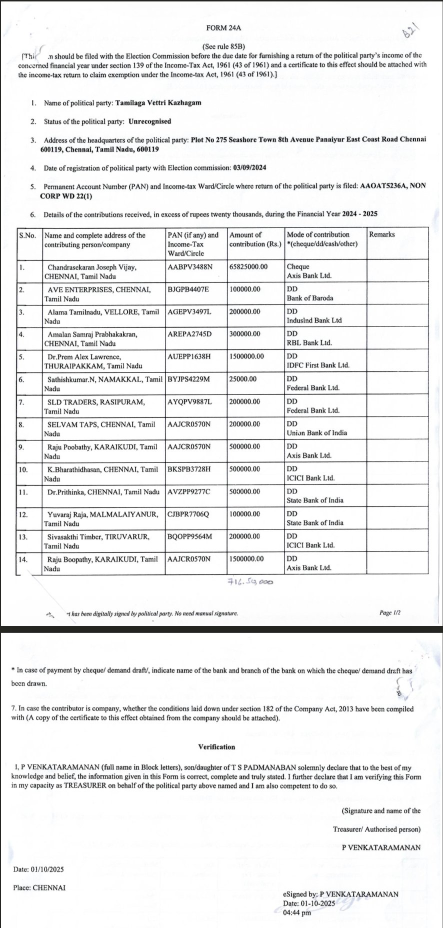
#> input picture data/derived/tvk/tvkfy2024-2025.jpg, 886 x 1856 px (shown at 1/2 size)
$ python -i parse_rupp_2025.py   (imports and definitions only)
#> lines starting #> are read from the running program, lines starting #| are printed output that depends on the picture; after the words box and inside, x2 and y2 are one past the last pixel; in counts of white or black regions, pixels touching at a corner belong together
#!/usr/bin/env python3
"""
Parse the scanned ECI Notification No.56/2025/PPS-III (10 Oct 2025).

  Table I(A): current Registered Unrecognized Political Parties (RUPPs)
  Table I(B): 334 RUPPs delisted (Aug 2025)
  Table I(C): 474 RUPPs delisted (Sep 2025)

Each English page is a ruled 3-column grid (Sl. No. | Name | Address). We find
the grid lines with OpenCV, then OCR every cell on its own with tesseract,
which keeps multi-line names intact. A table switch is detected when the serial
number restarts at 1.

Output: data/derived/rupp_2025_notification.json
"""
import os
import re
import json
import subprocess
import sys
import tempfile
from concurrent.futures import ThreadPoolExecutor

import cv2
import numpy as np

PDF = "data/raw/parties_pan_india/rupp_2025_10_10.pdf"
OUT = "data/derived/rupp_2025_notification.json"
RAW = "data/raw/ocr/rupp_2025_cells.json"
FIRST_PAGE, LAST_PAGE = 5, 134          # English half of the notification
TABLE_NAMES = ["I(A)", "I(B)", "I(C)"]
EXPECTED = {"I(A)": 2049, "I(B)": 334, "I(C)": 474}   # stated in the notification / last serial


# [25 lines left out: functions render, deskew, not called in this run]


def line_positions(mask, axis, min_frac):
    """Collapse a line mask into centre positions of lines along one axis."""
    proj = mask.sum(axis=axis) / 255
    span = mask.shape[axis]
    idx = np.where(proj > span * min_frac)[0]
    groups, cur = [], []
    for i in idx:
        if cur and i - cur[-1] > 6:
            groups.append(int(np.mean(cur)))
            cur = []
        cur.append(i)
    if cur:
        groups.append(int(np.mean(cur)))
    return groups


def grid(img):
    bw = cv2.adaptiveThreshold(255 - img, 255, cv2.ADAPTIVE_THRESH_MEAN_C, cv2.THRESH_BINARY, 15, -2)
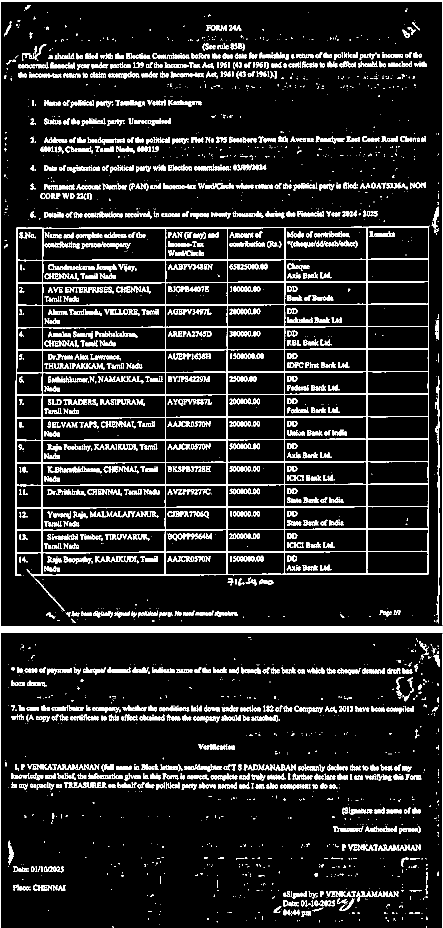
#> bw: shape (1856, 886) (shown at 1/2 size); 11.4% white; 3041 white regions (1403 under 20 px), largest, box (x1, y1, x2, y2) and area: (31, 453, 859, 1222) 42622, (0, 0, 886, 1856) 18740, (885, 4, 886, 1251) 1247
    h = cv2.morphologyEx(bw, cv2.MORPH_OPEN, cv2.getStructuringElement(cv2.MORPH_RECT, (img.shape[1] // 8, 1)))
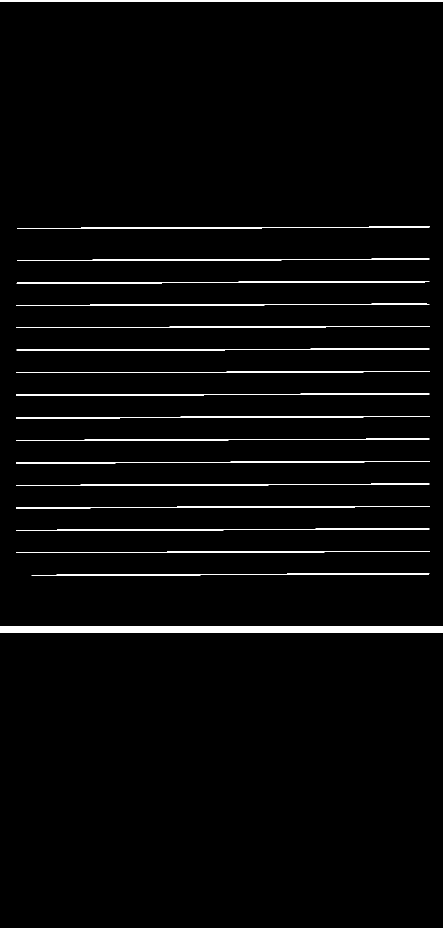
#> h: shape (1856, 886) (shown at 1/2 size); 2.7% white; 18 white regions, largest, box (x1, y1, x2, y2) and area: (0, 1252, 886, 1266) 12404, (0, 0, 886, 3) 2658, (32, 1012, 859, 1017) 1987
    v = cv2.morphologyEx(bw, cv2.MORPH_OPEN, cv2.getStructuringElement(cv2.MORPH_RECT, (1, img.shape[0] // 40)))
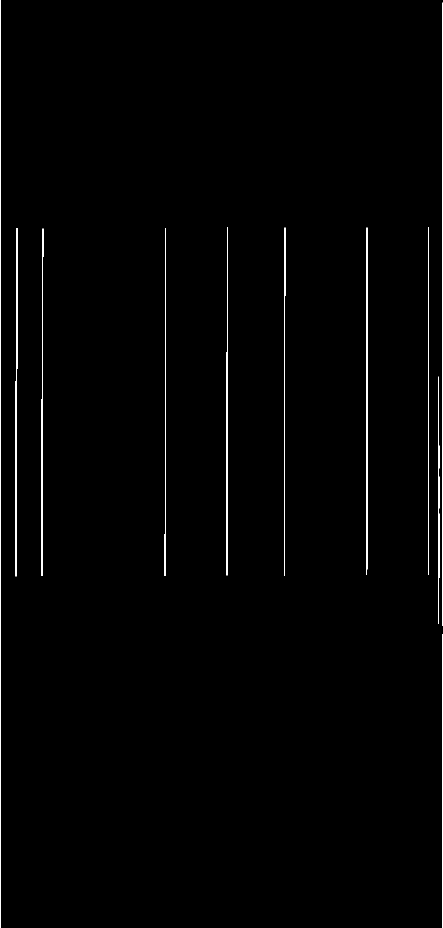
#> v: shape (1856, 886) (shown at 1/2 size); 1% white; 11 white regions, largest, box (x1, y1, x2, y2) and area: (0, 0, 2, 1856) 3712, (31, 456, 36, 1153) 1913, (329, 456, 332, 1152) 1471
    h = cv2.dilate(h, np.ones((3, 3), np.uint8))
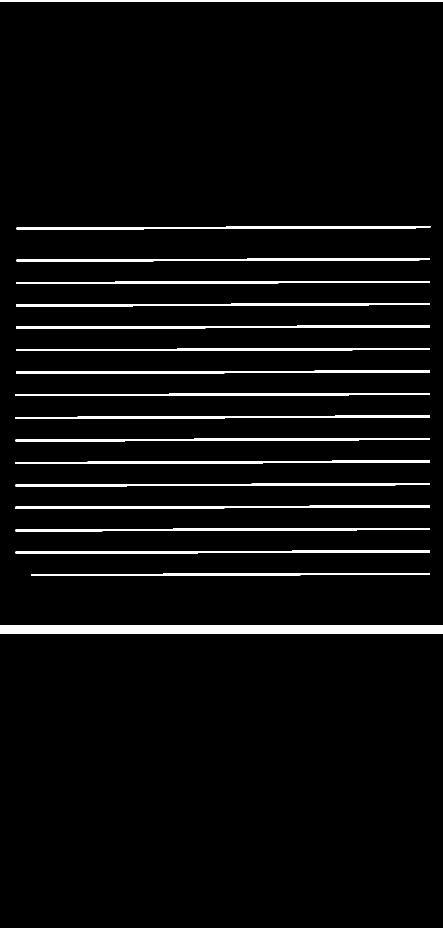
#> h: shape (1856, 886) (shown at 1/2 size); 4.5% white; 18 white regions, largest, box (x1, y1, x2, y2) and area: (0, 1251, 886, 1267) 14176, (31, 1011, 860, 1018) 3655, (33, 452, 861, 459) 3606
    v = cv2.dilate(v, np.ones((3, 3), np.uint8))
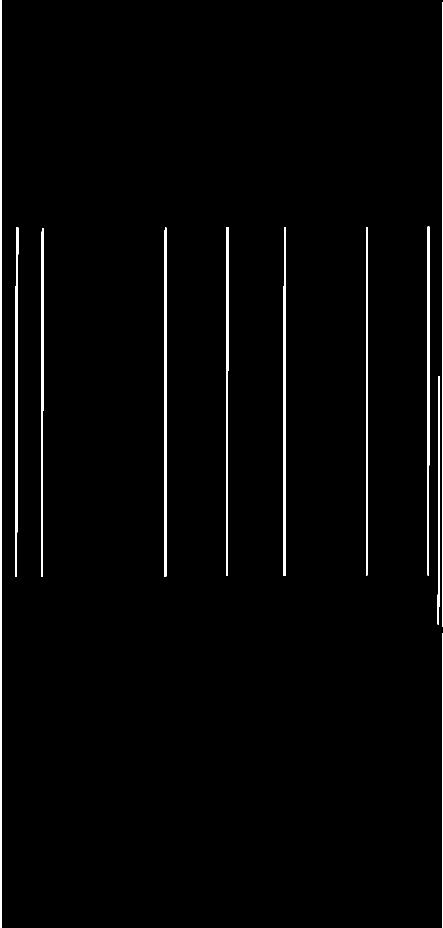
#> v: shape (1856, 886) (shown at 1/2 size); 1.9% white; 11 white regions, largest, box (x1, y1, x2, y2) and area: (0, 0, 3, 1856) 5568, (30, 455, 37, 1154) 3321, (328, 455, 333, 1153) 2873
    rows = line_positions(h, 1, 0.35)
#> in line_positions, `proj = mask.sum(axis=axis) / 255`: proj = 1856 values, max 886 at index 0, min 0 at index 4, mean 39.67
#> in line_positions, `idx = np.where(proj > span * min_frac)[0]`: idx = 100 values from 0 to 1266
#> the loop in line_positions, `for i in idx:` made 100 passes
#> i on passes 5 to 16: 453, 454, 455, 456, 457, 517, 518, 519, 520, 521, 562, 563
#> after the loop in line_positions, `for i in idx:`: cur = [1251, 1252, 1253, 1254, 1255, 1256, 1257, 1258, 1259, 1260, 1261, 1262, 1263, 1264, 1265, 1266]; groups = [1, 455, 519, 564, 609, 654, 699, 744, 789, 834, 879, 924, 969, 1014, 1059, 1104, 1149]
#> rows = [1, 455, 519, 564, 609, 654, 699, 744, 789, 834, 879, 924, 969, 1014, 1059, 1104, 1149, 1258]
    cols = line_positions(v, 0, 0.15)
#> the loop in line_positions (call 2), `for i in idx:` made 40 passes
#> i on passes 4 to 15: 30, 31, 32, 33, 34, 35, 82, 83, 84, 85, 86, 329
#> cols = [1, 32, 84, 330, 454, 568, 733, 856, 880]
    return rows, cols


# Column layouts seen on clean pages; used when a scan's rules are too faint or skewed
TEMPLATES = {"A": [283, 437, 984, 2312], "BC": [286, 494, 1235, 2308]}


# [50 lines left out: functions fit_columns, ocr, parse_page, not called in this run]


def is_anchor(sl, prev_anchor, nxt_anchor):
    return sl is not None and prev_anchor < sl and (nxt_anchor is None or sl < nxt_anchor)


# [83 lines left out: functions reconcile, finalize, main, not called in this run]


# [2 lines not run here, left out]

>>> import cv2
>>> picture = cv2.imread('../data/derived/tvk/tvkfy2024-2025.jpg', cv2.IMREAD_GRAYSCALE)
>>> result = grid(picture)
#> result = ([1, 455, 519, 564, 609, 654, 699, 744, 789, 834, 879, 924, 969, 1014, 1059, 1104, 1149, 1258], [1, 32, 84, 330, 454, 568, 733, 856, 880])
